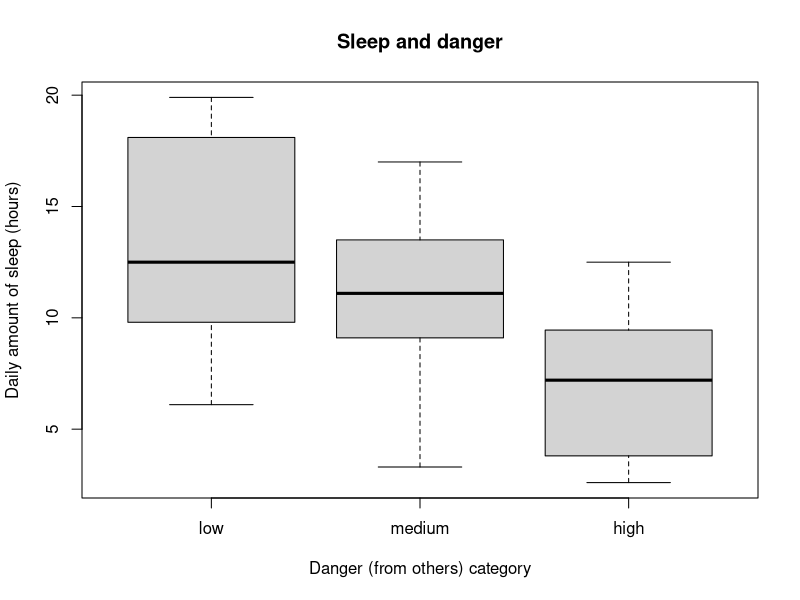
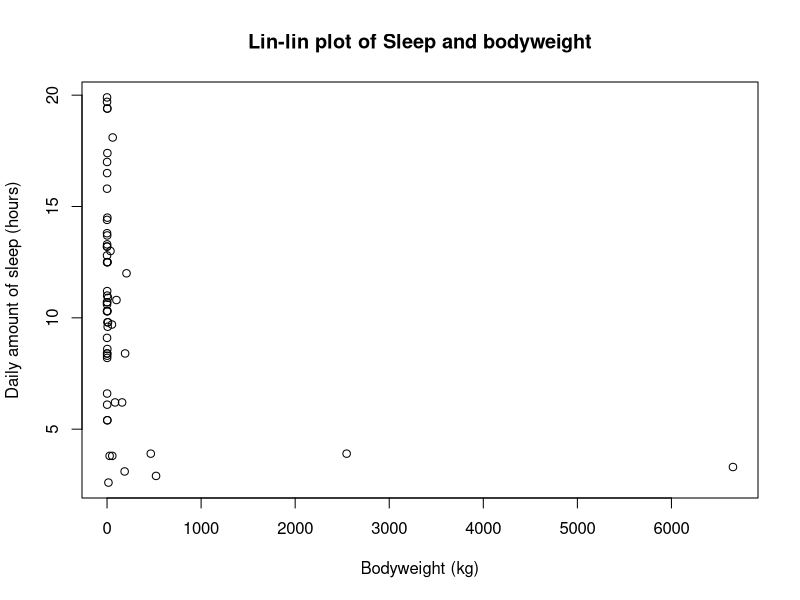
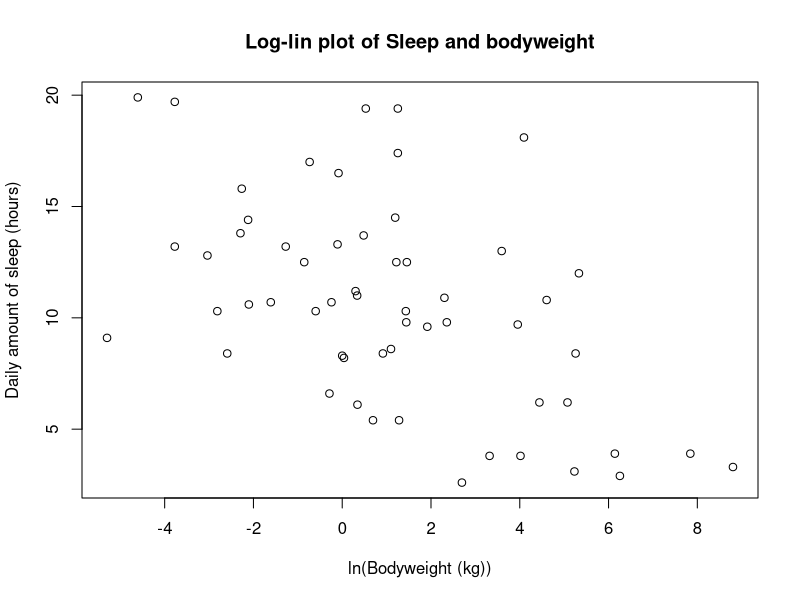
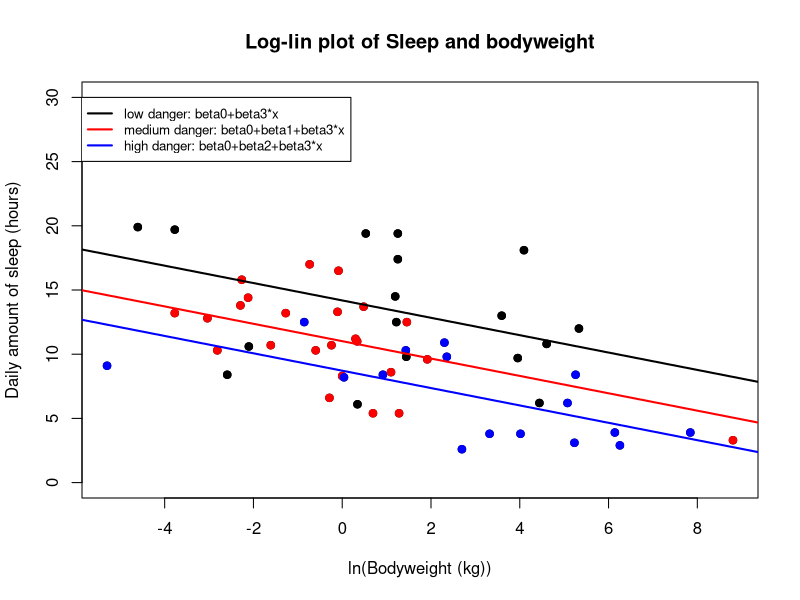
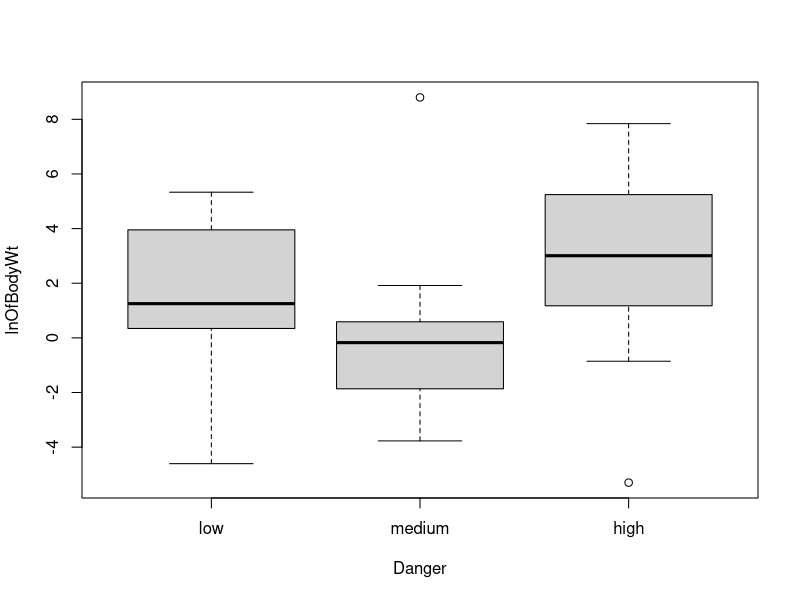
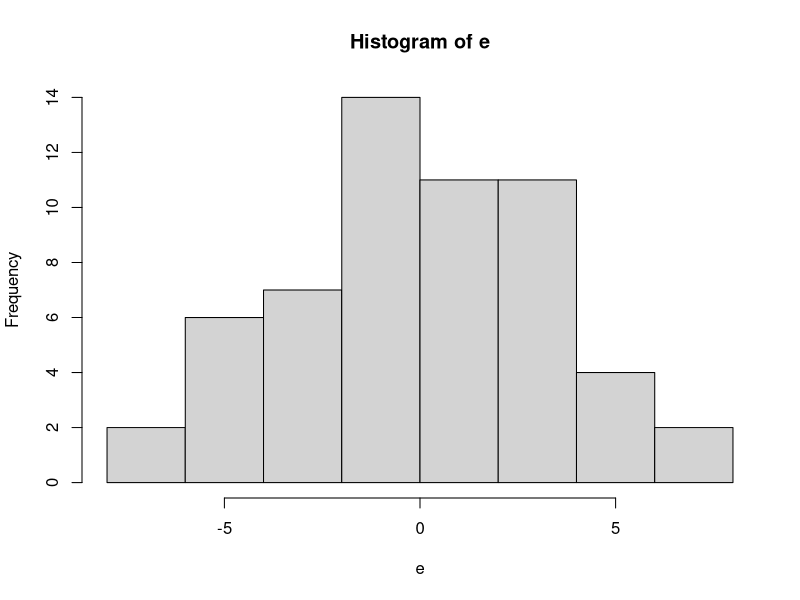
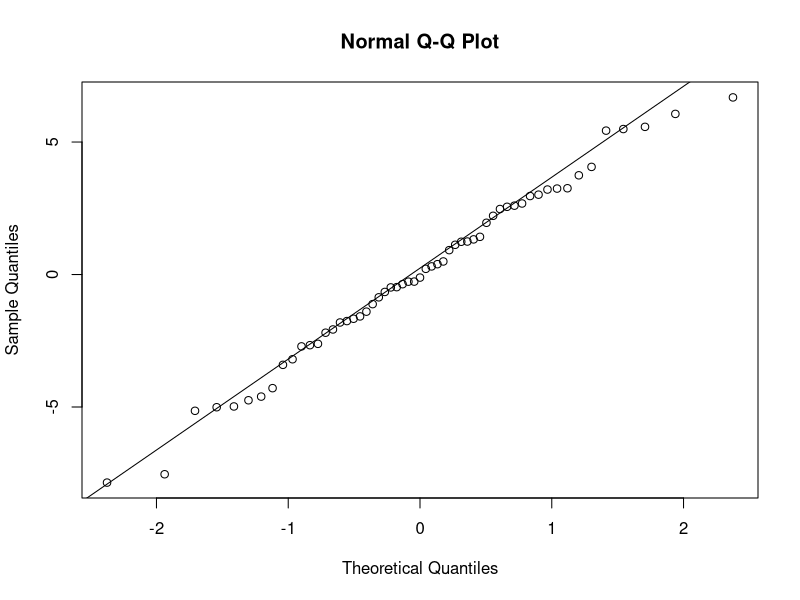
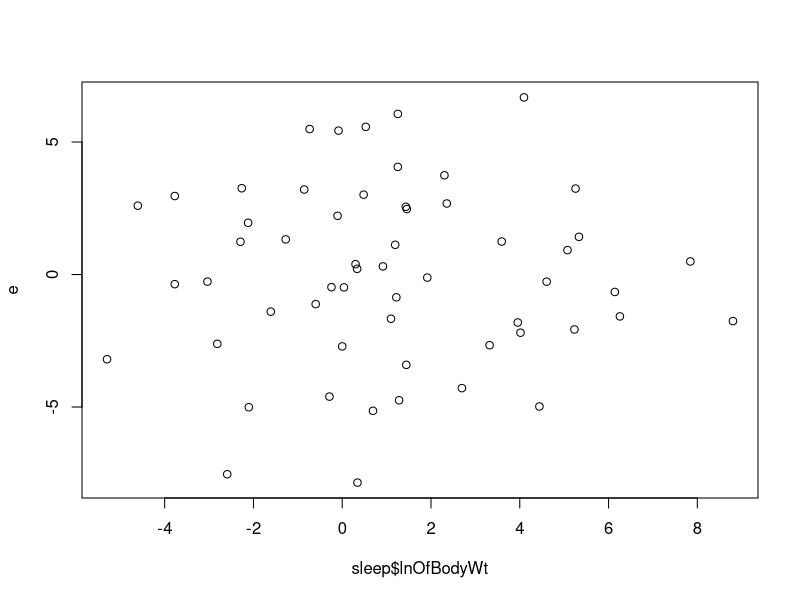

Reproduce these figures in R, in order.
sleep <- read.delim("sleep.txt")
sleep$Danger <- factor(sleep$Danger, levels = c(1, 2, 3),
                       labels = c("low", "medium", "high"))

# a.) Frequency table
table(sleep$Danger)
relevel(sleep$Danger,"medium")
table(sleep$Danger)
#b.) Daily sleep for the different danger categories (Mean+Boxplot)
aggregate(TotalSleep ~ Danger, data = sleep, FUN = "mean")
plot(sleep$TotalSleep ~ sleep$Danger, xlab = "Danger (from others) category",
     ylab = "Daily amount of sleep (hours)",
     main = ("Sleep and danger")) 


#c.) Linear Regression Model. Low danger is basecase with expected value B0. 
#E[TotalSleep,i]=β0+β1*(Dangermedium,i)+β2*(Dangerhigh,i)+εi
DangerVsSleepmodel <- lm(TotalSleep ~ Danger, data = sleep)
summary(DangerVsSleepmodel)
#We obtain the following estimates
#B0=13.3824
#B1=-2.2324
#B2=-6.6449 
#Thus acoording to model average sleep for medium danger 
#animals are 13.3824-2.2324=11.15 h and for high 6.7375 h
#Averages are the same as in b.)

#d.) ANOVA table generated below shows that the hypothesis H0:B1=B2=0 
#can be discarded since the P-value of the F-test is less than 0.001
#This means that either B1 and B2 is singnificantly nonzero and that the 
#Danger variable is useful
anova(DangerVsSleepmodel)

#e.) # 95% Confidence interval for the betas is generated below
 ##     low        high
##B0  11.481046   15.283660
##B1  -4.717423   0.252717
##B2  -9.375398   -3.914308
confint(DangerVsSleepmodel)

#f.) Sleep-Weight relationship
# lin-lin plot, cannot be described by a function y=kx+m
plot(sleep$TotalSleep ~ sleep$BodyWt, xlab = "Bodyweight (kg)",
     ylab = "Daily amount of sleep (hours)",
     main = ("Lin-lin plot of Sleep and bodyweight"))
#lin-log plot expected value can maybe be described by a function y=kx+m
#This works better since the weight increases proportionally much much more 
#(k>>1) than sleep in the lin-lin model.Log-lin fixes this problem a bit
sleep$lnOfBodyWt=log(sleep$BodyWt)
plot(sleep$TotalSleep ~ sleep$lnOfBodyWt, xlab = "ln(Bodyweight (kg))",
     ylab = "Daily amount of sleep (hours)",
     main = ("Log-lin plot of Sleep and bodyweight"))

#g.) Model with danger+weight with no interactions is plotted below
WeightSleepmodel <- lm(TotalSleep ~ lnOfBodyWt, data = sleep)
DangerWeightSleepmodel <- lm(TotalSleep ~ Danger+lnOfBodyWt, data = sleep)
anova(WeightSleepmodel,DangerWeightSleepmodel)
anova(DangerVsSleepmodel,DangerWeightSleepmodel)
##The partial F-test results seen in the Anova table above says
#that we can discard the hypothesis that either the danger or weight variable 
#is superfluous if we have the other 
#(thus the model where both is used better)
#Lets se if interactions between the two variales improve our model
DangerWeightSleepmodelwithI<- lm(TotalSleep ~ Danger*lnOfBodyWt, data = sleep)
anova(DangerWeightSleepmodel,DangerWeightSleepmodelwithI)
##The partial F-test shows in this case that the hypothesis that
#the interactionbetas are=0 cannot be discarded. 
#Since the interactions does not significantly contribute we remove them 
#from our model
with(sleep, plot(TotalSleep ~ lnOfBodyWt, main = ("Log-lin plot of Sleep and bodyweight"),ylim = c(0, 30), xlab = "ln(Bodyweight (kg))",
                 ylab = "Daily amount of sleep (hours)"))
with(subset(sleep, Danger == "medium"), 
     points(lnOfBodyWt, TotalSleep, col = "red", pch = 19))
with(subset(sleep, Danger == "high"),
     points(lnOfBodyWt, TotalSleep, col = "blue", pch = 19))
with(subset(sleep, Danger == "low"),
     points(lnOfBodyWt, TotalSleep, col = "black", pch = 19))
with(DangerWeightSleepmodel, abline(a = coefficients[1], b = coefficients["lnOfBodyWt"],
                      col = "black", lwd = 2))
with(DangerWeightSleepmodel, abline(a = coefficients[1] + coefficients[2],
                      b = coefficients["lnOfBodyWt"], col = "red", lwd = 2))
with(DangerWeightSleepmodel, abline(a = coefficients[1] + coefficients[3],
                      b = coefficients["lnOfBodyWt"], col = "blue", lwd = 2))
legend(-6, 30, c("low danger: beta0+beta3*x", "medium danger: beta0+beta1+beta3*x",
                "high danger: beta0+beta2+beta3*x"),cex=0.8,
       col = c("black", "red", "blue"), lty = 1, lwd = 2)


#h.)  95% Confidence interval for the betas in this new model is generated below
##These intervals are almost all greater than those for the previous model
##Perhaps the fact that the ln(bodyweight) almost is a quadratic fucntion of the 
#danger level plays a role in this
##     low        high
##B0  12.473654 15.8978733
##B1  -5.399272 -0.9464831
##B2  -7.933106 -3.0112907
##B3  -1.003242 -0.3499164

## Can be compared to the Betas for the model without 
#a weight variable 
##     low        high
##B0  11.481046   15.283660
##B1  -4.717423   0.252717
##B2  -9.375398   -3.914308
confint(DangerWeightSleepmodel)
with(sleep, plot(lnOfBodyWt~Danger))

##i.) Residual analysis
#Most plots generated look very good. Only the last plot (residuals~danger) is a bit
#worrying where the larger variance and the mean>0 of the low danger 
#category does not quite follow our assumptions. 
e <- DangerWeightSleepmodel$residuals
hist(e )
qqnorm(e )
qqline(e )
plot(e ~ sleep$lnOfBodyWt)
plot(e ~ sleep$Danger)

# j.)95% Prediction interval for a 30 kg(ln(30)=3.401197) medium danger species
##Result: E[Sleep]=11.39343 9.469113 13.31775
x0 <- data.frame(Danger = "medium", lnOfBodyWt=3.401197)
y0pi <- predict(DangerWeightSleepmodel, x0, interval = "prediction")
y0pi

# k.)95% Confidence interval for a 62 kg(ln(62)=4.127134) low danger human
##Result: E[Sleep]=8.2 (lwr:6.2 upr:10.2)
x00 <- data.frame(Danger = "low", lnOfBodyWt=4.127134)
y0ci <- predict(DangerWeightSleepmodel, x00, interval = "confidence")
y0ci

#l.) Estimated mean of difference in sleep: 5.5 h
#Confidence interval lwr 3.0 upr 8.0


Variancematrix=summary(DangerWeightSleepmodel)$cov.unscaled
xMarmot<- matrix(c(1, 0, 0,1.386294), nrow = 1)
xVervet<- matrix(c(1, 0, 1,1.386294), nrow = 1)
Betas<-matrix(c(14.1858, -3.1729,-5.4722,-0.6766 ), nrow = 4)
EstimatedSleepDifference=xMarmot%*%Betas-xVervet%*%Betas
DiffxMxV=xMarmot-xVervet #Row vector
TDiffxMxV=t(DiffxMxV) #Column vector
t=qt( 0.975, 53 ) #t-value 95 %, 53 df
s<-3.428 #Residual standard error
DiffStDev=s*sqrt(DiffxMxV%*%Variancematrix%*%TDiffxMxV)
lowerend=EstimatedSleepDifference-t*DiffStDev
upperend=EstimatedSleepDifference+t*DiffStDev
lowerend
upperend

#m.)
# E=1.854452
#lower 0.9591152
#upper 2.74979
xHuman<- matrix(c(1, 0, 0,4.127134), nrow = 1)
EstimatedSleepDifference1=xMarmot%*%Betas-xHuman%*%Betas
DiffxMxH=xMarmot-xHuman
TDiffxMxH=t(DiffxMxH)
DiffStDev1=s*sqrt(DiffxMxH%*%Variancematrix%*%TDiffxMxH)
lowerend1=EstimatedSleepDifference1-t*DiffStDev1
upperend1=EstimatedSleepDifference1+t*DiffStDev1
lowerend1
upperend1
EstimatedSleepDifference1

#n.) calculated below
#Theoretical -3.617748
#Lower -6.42339
#Upper -0.8121055

EstimatedSleepDifference2=xVervet%*%Betas-xHuman%*%Betas
DiffxVxH=xVervet-xHuman
TDiffxVxH=t(DiffxVxH)
DiffStdev2=s*sqrt(DiffxVxH%*%Variancematrix%*%TDiffxVxH)
lowerend2=EstimatedSleepDifference2-t*DiffStdev2
upperend2=EstimatedSleepDifference2+t*DiffStdev2
lowerend2
upperend2
EstimatedSleepDifference2


